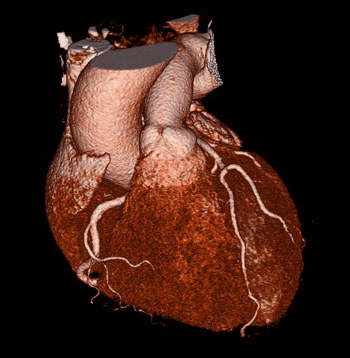
%> input picture Practica1/cta_scan_index.bmp, 350 x 358 px
$ octave practica0_ejercicio8.m   (GNU Octave 9; MATLAB toolbox functions it lacks are replaced by stand-ins)
%> lines starting %> are read from the running program, lines starting %| are printed output that depends on the picture
cta_image = imread("cta_scan_index.bmp") ;
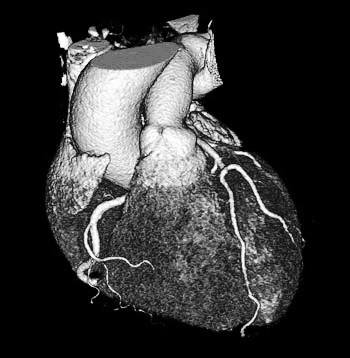
%> cta_image: size 358x350 uint8; min 0, max 255, mean 53.3
rotate45 = imrotate(cta_image,45)  ;
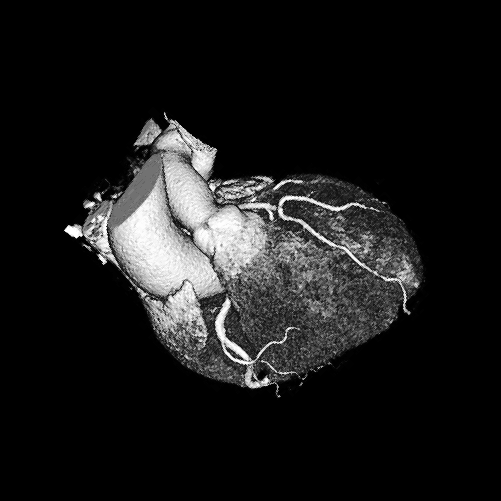
%> rotate45: size 501x501 uint8; min 0, max 255, mean 26.6
rotate90 = imrotate(cta_image,90);
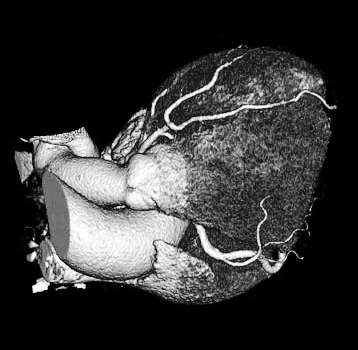
%> rotate90: size 350x358 uint8; min 0, max 255, mean 53.3; mean of the top-left, top-right, bottom-left and bottom-right quarters 37.2, 45.7, 91, 39.2
rotate180 = imrotate(cta_image,180);
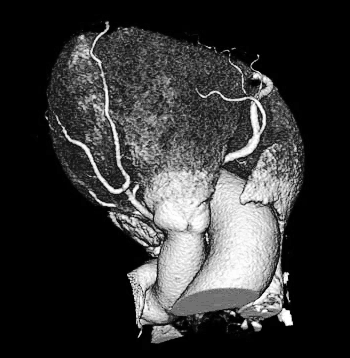
%> rotate180: size 358x350 uint8; min 0, max 255, mean 53.3; mean of the top-left, top-right, bottom-left and bottom-right quarters 45.7, 39.2, 37.2, 91

subplot(2,2,1);
imshow(cta_image);

subplot(2,2,2);
imshow(rotate45);

subplot(2,2,3);
imshow(rotate90);

subplot(2,2,4);
imshow(rotate180);
